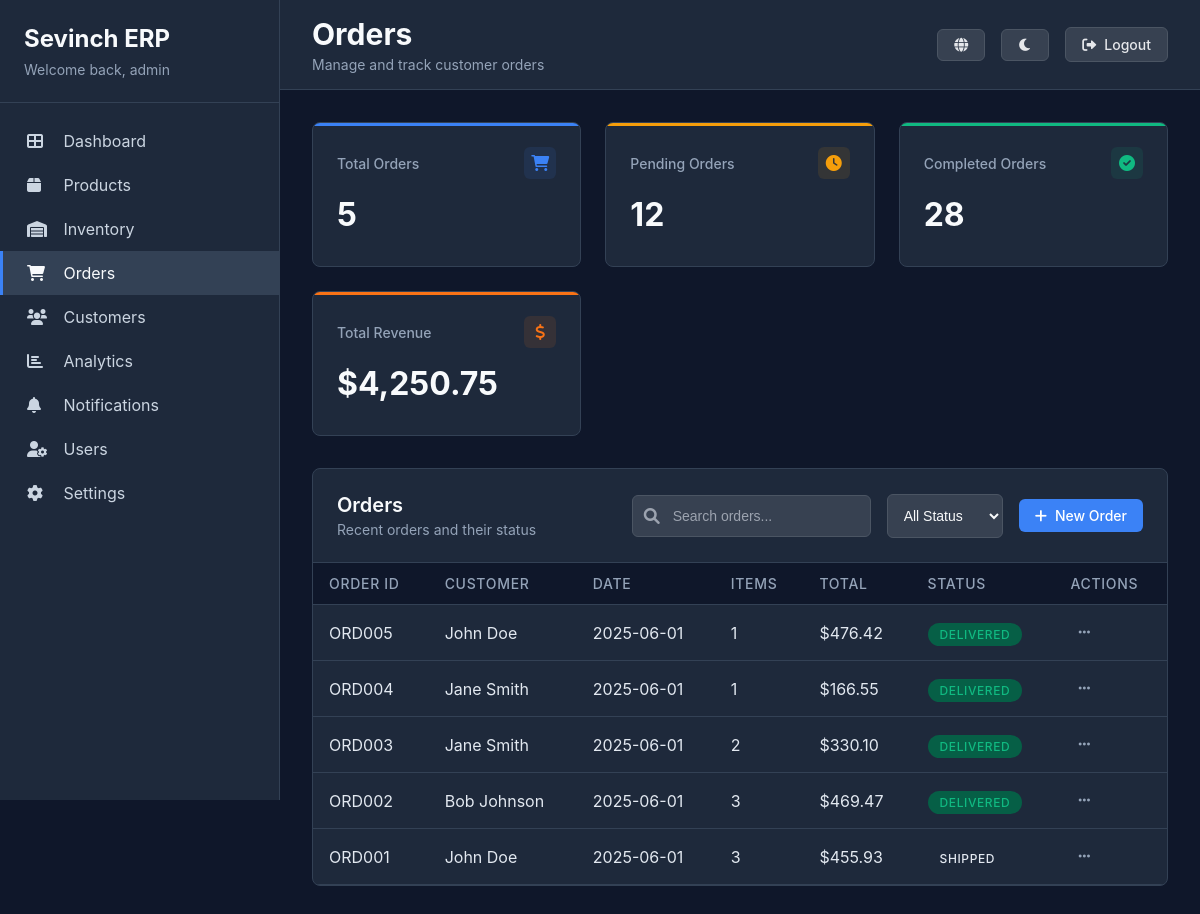
Screenshot of /orders/ (signed in) with the database file from the repository.
### erp_app/models.py (models this page shows, shortened)
class Order(models.Model):
    STATUS_CHOICES = [
        ('pending', 'Pending'),
        ('processing', 'Processing'),
        ('shipped', 'Shipped'),
        ('delivered', 'Delivered'),
        ('cancelled', 'Cancelled'),
    ]
    order_id = models.CharField(max_length=20, unique=True)
    customer = models.ForeignKey(Customer, on_delete=models.CASCADE)
    total_amount = models.DecimalField(max_digits=10, decimal_places=2)
    status = models.CharField(max_length=20, choices=STATUS_CHOICES, default='pending')
    created_at = models.DateTimeField(auto_now_add=True)
    updated_at = models.DateTimeField(auto_now=True)

class Customer(models.Model):
    SEGMENT_CHOICES = [
        ('regular', 'Regular'),
        ('vip', 'VIP'),
        ('new', 'New'),
    ]
    customer_id = models.CharField(max_length=20, unique=True)
    name = models.CharField(max_length=200)
    email = models.EmailField()
    phone = models.CharField(max_length=20)
    location = models.CharField(max_length=200)
    segment = models.CharField(max_length=10, choices=SEGMENT_CHOICES, default='regular')
    total_orders = models.IntegerField(default=0)
    total_spent = models.DecimalField(max_digits=10, decimal_places=2, default=0)
    joined_date = models.DateTimeField(auto_now_add=True)

### erp_app/views.py (the view)
# urls.py: path('orders/', views.orders, name='orders'),
@login_required
def orders(request):
    orders_list = Order.objects.all().order_by('-created_at')
    total_orders = orders_list.count()
    pending_orders = orders_list.filter(status='pending').count()
    completed_orders = orders_list.filter(status='delivered').count()
    total_revenue = orders_list.aggregate(Sum('total_amount'))['total_amount__sum'] or 0
    context = {
        'orders': orders_list,
        'total_orders': total_orders,
        'pending_orders': pending_orders,
        'completed_orders': completed_orders,
        'total_revenue': total_revenue,
        'page_title': 'Orders',
    }
    return render(request, 'orders.html', context)

### templates/orders.html (shortened to what this page needs)
{% extends 'base.html' %}
{% block page_subtitle %}Manage and track customer orders{% endblock %}
{% block content %}
<div class="stats-grid">
    <div class="stat-card" style="--accent-color: #3b82f6;">
        <div class="stat-header">
            <span class="stat-title">Total Orders</span>
            <div class="stat-icon" style="background: rgba(59, 130, 246, 0.1); color: #3b82f6;">
                <i class="fas fa-shopping-cart"></i>
            </div>
        </div>
        <div class="stat-value">{{ orders.count|default:"45" }}</div>
    </div>
    <div class="stat-card" style="--accent-color: #f59e0b;">
        <div class="stat-header">
            <span class="stat-title">Pending Orders</span>
            <div class="stat-icon" style="background: rgba(245, 158, 11, 0.1); color: #f59e0b;">
                <i class="fas fa-clock"></i>
            </div>
        </div>
        <div class="stat-value">12</div>
    </div>
    <div class="stat-card" style="--accent-color: #10b981;">
        <div class="stat-header">
            <span class="stat-title">Completed Orders</span>
            <div class="stat-icon" style="background: rgba(16, 185, 129, 0.1); color: #10b981;">
                <i class="fas fa-check-circle"></i>
            </div>
        </div>
        <div class="stat-value">28</div>
    </div>
    <div class="stat-card" style="--accent-color: #f97316;">
        <div class="stat-header">
            <span class="stat-title">Total Revenue</span>
            <div class="stat-icon" style="background: rgba(249, 115, 22, 0.1); color: #f97316;">
                <i class="fas fa-dollar-sign"></i>
            </div>
        </div>
        <div class="stat-value">$4,250.75</div>
    </div>
</div>
<div class="card">
    <div class="card-header">
        <div>
            <h2 class="card-title">Orders</h2>
            <p class="card-subtitle">Recent orders and their status</p>
        </div>
        <div style="margin-left: auto; display: flex; gap: 1rem; align-items: center;">
            <div class="search-box" style="margin-bottom: 0;">
                <i class="fas fa-search search-icon"></i>
                <input type="text" class="search-input" placeholder="Search orders...">
            </div>
            <select class="form-input" style="width: auto;">
                <option>All Status</option>
            </select>
            <a href="#" class="btn btn-primary">
                <i class="fas fa-plus"></i> New Order
            </a>
        </div>
    </div>
    <div class="table-container">
        <table class="table">
            <thead>
                <tr>
                    <th>Order ID</th>
                    <th>Customer</th>
                    <th>Date</th>
                    <th>Items</th>
                    <th>Total</th>
                    <th>Status</th>
                    <th>Actions</th>
                </tr>
            </thead>
            <tbody>
                {% for order in orders %}
                <tr>
                    <td>{{ order.order_id }}</td>
                    <td>{{ order.customer.name }}</td>
                    <td>{{ order.created_at|date:"Y-m-d" }}</td>
                    <td>{{ order.items.count }}</td>
                    <td>${{ order.total_amount }}</td>
                    <td>
                        {% if order.status == 'pending' %}
                            <span class="badge badge-warning">Pending</span>
                        {% elif order.status == 'processing' %}
                            <span class="badge badge-info">Processing</span>
                        {% elif order.status == 'shipped' %}
                            <span class="badge badge-primary">Shipped</span>
                        {% elif order.status == 'delivered' %}
                            <span class="badge badge-success">Delivered</span>
                        {% else %}
                            <span class="badge badge-danger">Cancelled</span>
                        {% endif %}
                    </td>
                    <td>
                        <div class="actions-menu">
                            <button class="actions-btn">
                                <i class="fas fa-ellipsis-h"></i>
                            </button>
                        </div>
                    </td>
                </tr>
                {% endfor %}
            </tbody>
        </table>
    </div>
</div>
{% endblock %}

### templates/base.html (shortened to what this page needs)
<!DOCTYPE html>
<html lang="en">
<head>
    <link href="https://cdnjs.cloudflare.com/ajax/libs/font-awesome/6.0.0/css/all.min.css" rel="stylesheet">
</head>
<body>
    <div class="app-container">
        {% if user.is_authenticated %}
        <nav class="sidebar">
            <div class="sidebar-header">
                <div class="logo">Sevinch ERP</div>
                <div class="logo-subtitle">Welcome back, {{ user.first_name|default:user.username }}</div>
            </div>
            <div class="nav-menu">
                <a href="{% url 'dashboard' %}" class="nav-item {% if request.resolver_match.url_name == 'dashboard' %}active{% endif %}">
                    <i class="fas fa-th-large"></i> Dashboard
                </a>
                <a href="{% url 'products' %}" class="nav-item {% if request.resolver_match.url_name == 'products' %}active{% endif %}">
                    <i class="fas fa-box"></i> Products
                </a>
                <a href="{% url 'inventory' %}" class="nav-item {% if request.resolver_match.url_name == 'inventory' %}active{% endif %}">
                    <i class="fas fa-warehouse"></i> Inventory
                </a>
                <a href="{% url 'orders' %}" class="nav-item {% if request.resolver_match.url_name == 'orders' %}active{% endif %}">
                    <i class="fas fa-shopping-cart"></i> Orders
                </a>
                <a href="{% url 'customers' %}" class="nav-item {% if request.resolver_match.url_name == 'customers' %}active{% endif %}">
                    <i class="fas fa-users"></i> Customers
                </a>
                <a href="{% url 'analytics' %}" class="nav-item {% if request.resolver_match.url_name == 'analytics' %}active{% endif %}">
                    <i class="fas fa-chart-bar"></i> Analytics
                </a>
                <a href="{% url 'notifications' %}" class="nav-item {% if request.resolver_match.url_name == 'notifications' %}active{% endif %}">
                    <i class="fas fa-bell"></i> Notifications
                </a>
                <a href="{% url 'users' %}" class="nav-item {% if request.resolver_match.url_name == 'users' %}active{% endif %}">
                    <i class="fas fa-user-cog"></i> Users
                </a>
                <a href="{% url 'settings' %}" class="nav-item {% if request.resolver_match.url_name == 'settings' %}active{% endif %}">
                    <i class="fas fa-cog"></i> Settings
                </a>
            </div>
        </nav>
        {% endif %}
        <main class="main-content">
            {% if user.is_authenticated %}
            <header class="header">
                <div>
                    <h1 class="header-title">{% block page_title %}{{ page_title }}{% endblock %}</h1>
                    <p class="header-subtitle">{% block page_subtitle %}{% endblock %}</p>
                </div>
                <div class="header-actions">
                    <button class="btn btn-secondary">
                        <i class="fas fa-globe"></i>
                    </button>
                    <button class="btn btn-secondary">
                        <i class="fas fa-moon"></i>
                    </button>
                    <a href="{% url 'logout' %}" class="btn btn-secondary">
                        <i class="fas fa-sign-out-alt"></i> Logout
                    </a>
                </div>
            </header>
            {% endif %}
            <div class="content">
                {% block content %}{% endblock %}
            </div>
        </main>
    </div>
</body>
</html>

### templates/base.html (style rules this page uses)
* { margin: 0; padding: 0; box-sizing: border-box; }
body { font-family: -apple-system, BlinkMacSystemFont, 'Segoe UI', Roboto, sans-serif; background: #0f172a; color: #e2e8f0; overflow-x: hidden; }
.app-container { display: flex; min-height: 100vh; }
.sidebar { width: 280px; background: #1e293b; border-right: 1px solid #334155; position: fixed; height: 100vh; overflow-y: auto; }
.sidebar-header { padding: 1.5rem; border-bottom: 1px solid #334155; }
.logo { font-size: 1.5rem; font-weight: 700; color: #f8fafc; margin-bottom: 0.5rem; }
.logo-subtitle { font-size: 0.875rem; color: #94a3b8; }
.nav-menu { padding: 1rem 0; }
.nav-item { display: block; padding: 0.75rem 1.5rem; color: #cbd5e1; text-decoration: none; transition: all 0.2s; border-left: 3px solid transparent; }
.nav-item:hover, .nav-item.active { background: #334155; color: #f8fafc; border-left-color: #3b82f6; }
.nav-item i { width: 20px; margin-right: 0.75rem; }
.main-content { flex: 1; margin-left: 280px; background: #0f172a; }
.header { background: #1e293b; border-bottom: 1px solid #334155; padding: 1rem 2rem; display: flex; justify-content: space-between; align-items: center; }
.header-title { font-size: 1.875rem; font-weight: 700; color: #f8fafc; }
.header-subtitle { font-size: 0.875rem; color: #94a3b8; margin-top: 0.25rem; }
.header-actions { display: flex; align-items: center; gap: 1rem; }
.btn { padding: 0.5rem 1rem; border: none; border-radius: 0.375rem; font-size: 0.875rem; font-weight: 500; cursor: pointer; text-decoration: none; display: inline-flex; align-items: center; gap: 0.5rem; transition: all 0.2s; }
.btn-primary { background: #3b82f6; color: white; }
.btn-secondary { background: #374151; color: #e5e7eb; border: 1px solid #4b5563; }
.content { padding: 2rem; }
.stats-grid { display: grid; grid-template-columns: repeat(auto-fit, minmax(250px, 1fr)); gap: 1.5rem; margin-bottom: 2rem; }
.stat-card { background: #1e293b; border: 1px solid #334155; border-radius: 0.5rem; padding: 1.5rem; position: relative; overflow: hidden; }
.stat-card::before { content: ''; position: absolute; top: 0; left: 0; right: 0; height: 3px; background: var(--accent-color, #3b82f6); }
.stat-header { display: flex; justify-content: space-between; align-items: center; margin-bottom: 1rem; }
.stat-title { font-size: 0.875rem; color: #94a3b8; font-weight: 500; }
.stat-icon { width: 2rem; height: 2rem; border-radius: 0.375rem; display: flex; align-items: center; justify-content: center; font-size: 1rem; }
.stat-value { font-size: 2rem; font-weight: 700; color: #f8fafc; margin-bottom: 0.5rem; }
.card { background: #1e293b; border: 1px solid #334155; border-radius: 0.5rem; overflow: hidden; }
.card-header { padding: 1.5rem; border-bottom: 1px solid #334155; display: flex; justify-content: space-between; align-items: center; }
.card-title { font-size: 1.25rem; font-weight: 600; color: #f8fafc; }
.card-subtitle { font-size: 0.875rem; color: #94a3b8; margin-top: 0.25rem; }
.table-container { overflow-x: auto; }
.table { width: 100%; border-collapse: collapse; }
.table th, .table td { padding: 0.75rem 1rem; text-align: left; border-bottom: 1px solid #334155; }
.table th { background: #0f172a; font-weight: 500; color: #94a3b8; font-size: 0.875rem; text-transform: uppercase; letter-spacing: 0.05em; }
.table td { color: #e2e8f0; }
.badge { padding: 0.25rem 0.75rem; border-radius: 9999px; font-size: 0.75rem; font-weight: 500; text-transform: uppercase; letter-spacing: 0.05em; }
.badge-success { background: #065f46; color: #10b981; }
.search-box { position: relative; margin-bottom: 1.5rem; }
.search-input { width: 100%; max-width: 400px; padding: 0.75rem 1rem 0.75rem 2.5rem; background: #374151; border: 1px solid #4b5563; border-radius: 0.375rem; color: #f9fafb; font-size: 0.875rem; }
.search-input::placeholder { color: #9ca3af; }
.search-icon { position: absolute; left: 0.75rem; top: 50%; transform: translateY(-50%); color: #9ca3af; }
.actions-menu { position: relative; display: inline-block; }
.actions-btn { background: none; border: none; color: #94a3b8; cursor: pointer; padding: 0.5rem; border-radius: 0.25rem; }
.form-input { width: 100%; padding: 0.75rem; background: #374151; border: 1px solid #4b5563; border-radius: 0.375rem; color: #f9fafb; font-size: 0.875rem; }

### rows the page displays
Order: order_id "ORD005", customer.name "John Doe", created_at "2025-06-01", items.count "1", total_amount "476.42", status "DELIVERED"
Order: order_id "ORD004", customer.name "Jane Smith", created_at "2025-06-01", items.count "1", total_amount "166.55", status "DELIVERED"
Order: order_id "ORD003", customer.name "Jane Smith", created_at "2025-06-01", items.count "2", total_amount "330.10", status "DELIVERED"
Order: order_id "ORD002", customer.name "Bob Johnson", created_at "2025-06-01", items.count "3", total_amount "469.47", status "DELIVERED"
Order: order_id "ORD001", customer.name "John Doe", created_at "2025-06-01", items.count "3", total_amount "455.93", status "SHIPPED"

### other values shown
{{ user.first_name|default:user.username }} "admin"
{{ page_title }} "Orders"
{{ orders.count|default:"45" }} "5"
